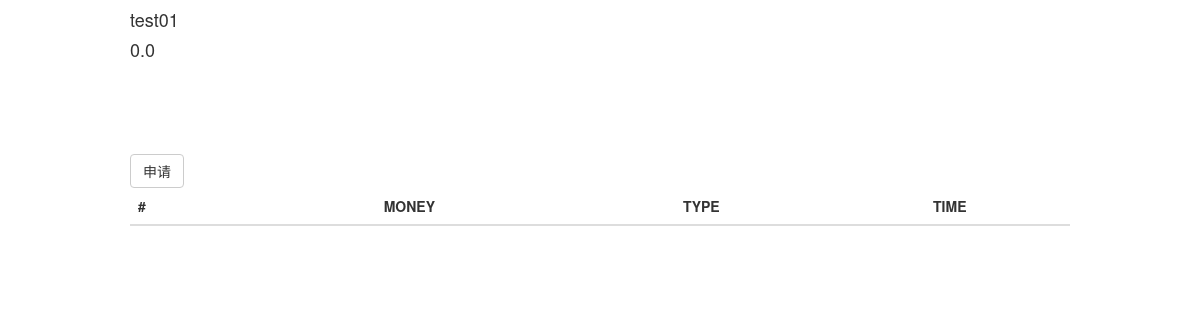
The page /acc/index/ (signed in) on the database as committed earlier.
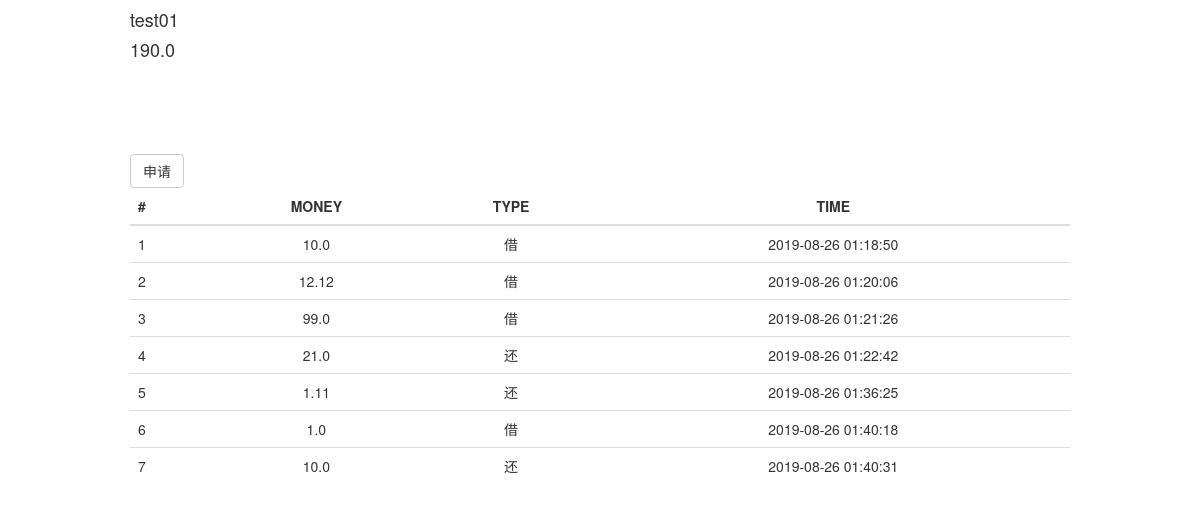
The same page on the database as committed later.
### acc/models.py (models this page shows)
class User(models.Model):
    uid = models.AutoField(primary_key=True)
    user = models.CharField(max_length=18)
    pwd = models.CharField(max_length=32)
    money = models.FloatField()
    final_login = models.DateTimeField(null=True)

class Request(models.Model):
    rid = models.AutoField(primary_key=True)
    user = models.ForeignKey(to='User', to_field='uid', on_delete=models.CASCADE)
    money = models.FloatField()
    request_datetime = models.DateTimeField(auto_now_add=True)
    request_type = models.IntegerField(null=True)
    ps = models.CharField(max_length=64, null=True)

### acc/views.py (the view)
# urls.py: path('index/', views.index, name='acc_index'),
def index(request):
    if request.session.get('uid', None):
        if request.method == 'GET':
            uid = request.session.get('uid', None)
            models.User.objects.filter(uid=uid).update(final_login=time.strftime('%Y-%m-%d %H:%M:%S',time.localtime(time.time())))
            requests = models.Request.objects.all()
            user = models.User.objects.filter(uid=uid).first()
            return render(request, 'view/acc/index.html', {'user':user, 'requests':requests})
    else:
        return redirect('/acc/login')

### templates/view/acc/index.html (shortened to what this page needs)
{% extends "layout/acc_base.html" %}
{% block body %}
    <h4>{{ user.user }}</h4>
    <h4>{{ user.money }}</h4>
    <div style="margin-top:10%;">
        <input class="btn btn-default" data-toggle="modal" data-target="#myModal" type="button" value="申请">
    <div class="user-record">
        <table class="table table-hover">
            <thead>
                <tr>
                    <th>#</th>
                    <th class="text-center">MONEY</th>
                    <th class="text-center">TYPE</th>
                    <th class="text-center">TIME</th>
                </tr>
            </thead>
            <tbdoy>
                {% for request in requests %}
                     <tr>
                        <td>{{ forloop.counter }}</td>
                        <td class="text-center">{{ request.money }}</td>
                         {% if request.request_type == 1 %}
                             <td class="text-center">借</td>
                         {% elif request.request_type == 2 %}
                             <td class="text-center">还</td>
                         {% endif %}
                        <td class="text-center">{{ request.request_datetime|date:"Y-m-d H:i:s" }}</td>
                     </tr>
                {% endfor %}
            </tbdoy>
        </table>
    </div>
{% endblock %}

### templates/layout/acc_base.html (shortened to what this page needs)
<!DOCTYPE html>
<html lang="en">
<head>
    <link href="/static/css/bootstrap.css" type="text/css" rel="stylesheet">
    <link href="/static/css/bootstrap-selected.css" type="text/css" rel="stylesheet">
</head>
<body>
    <div class="container">
        <div id="container">
            {% block body %}
            {% endblock %}
        </div>
    </div>
</body>
</html>

Rows that differ between the two databases and show on the page:
changed User "test01": money "0.0" → "190.0"
added Request: money "10.0", request_type "借", request_datetime "2019-08-26 01:18:50"
added Request: money "12.12", request_type "借", request_datetime "2019-08-26 01:20:06"
added Request: money "99.0", request_type "借", request_datetime "2019-08-26 01:21:26"
added Request: money "21.0", request_type "还", request_datetime "2019-08-26 01:22:42"
added Request: money "1.11", request_type "还", request_datetime "2019-08-26 01:36:25"
added Request: money "1.0", request_type "借", request_datetime "2019-08-26 01:40:18"
added Request: money "10.0", request_type "还", request_datetime "2019-08-26 01:40:31"
